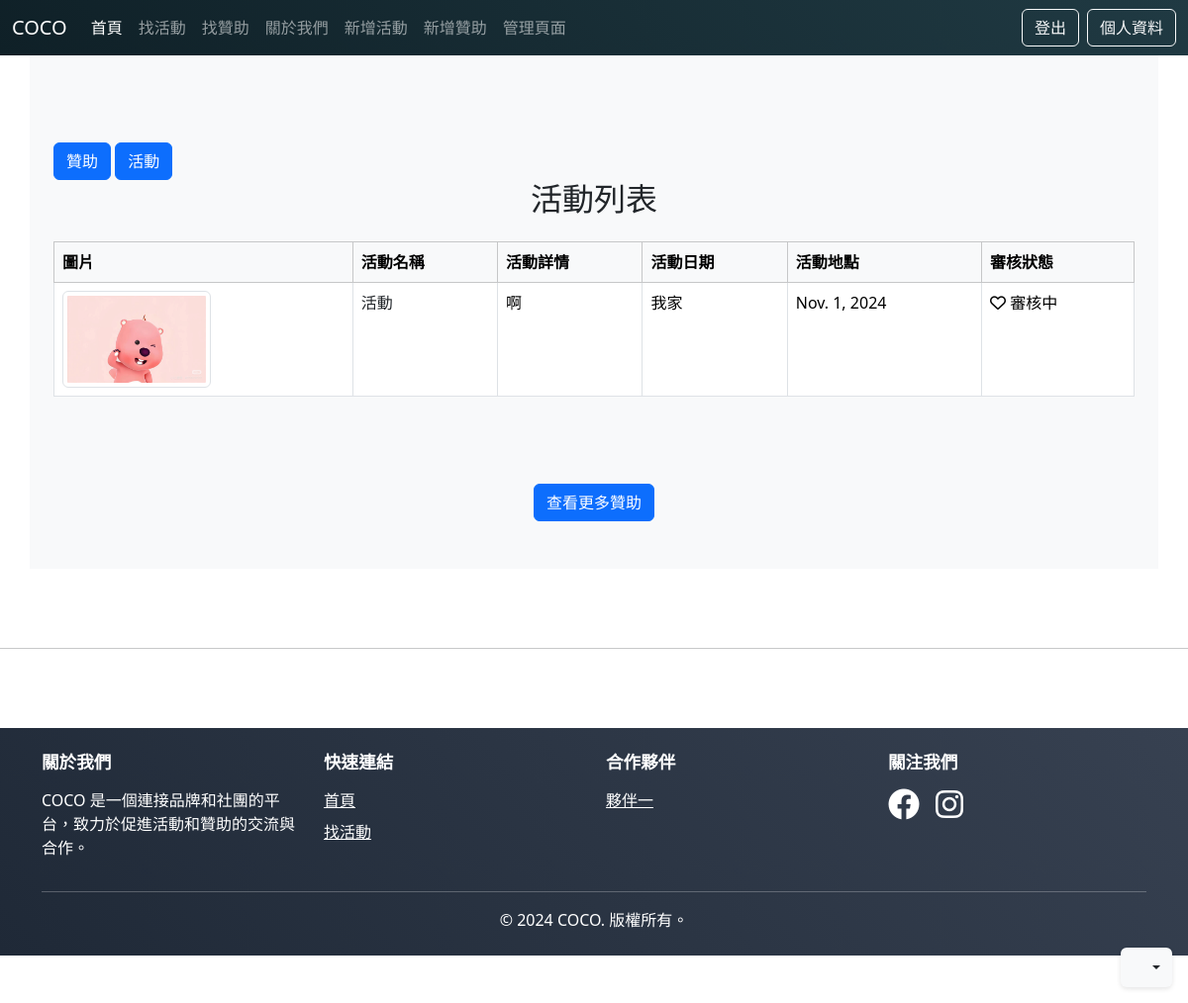
/check_activity/ (signed in), run on an earlier commit of the app's database.
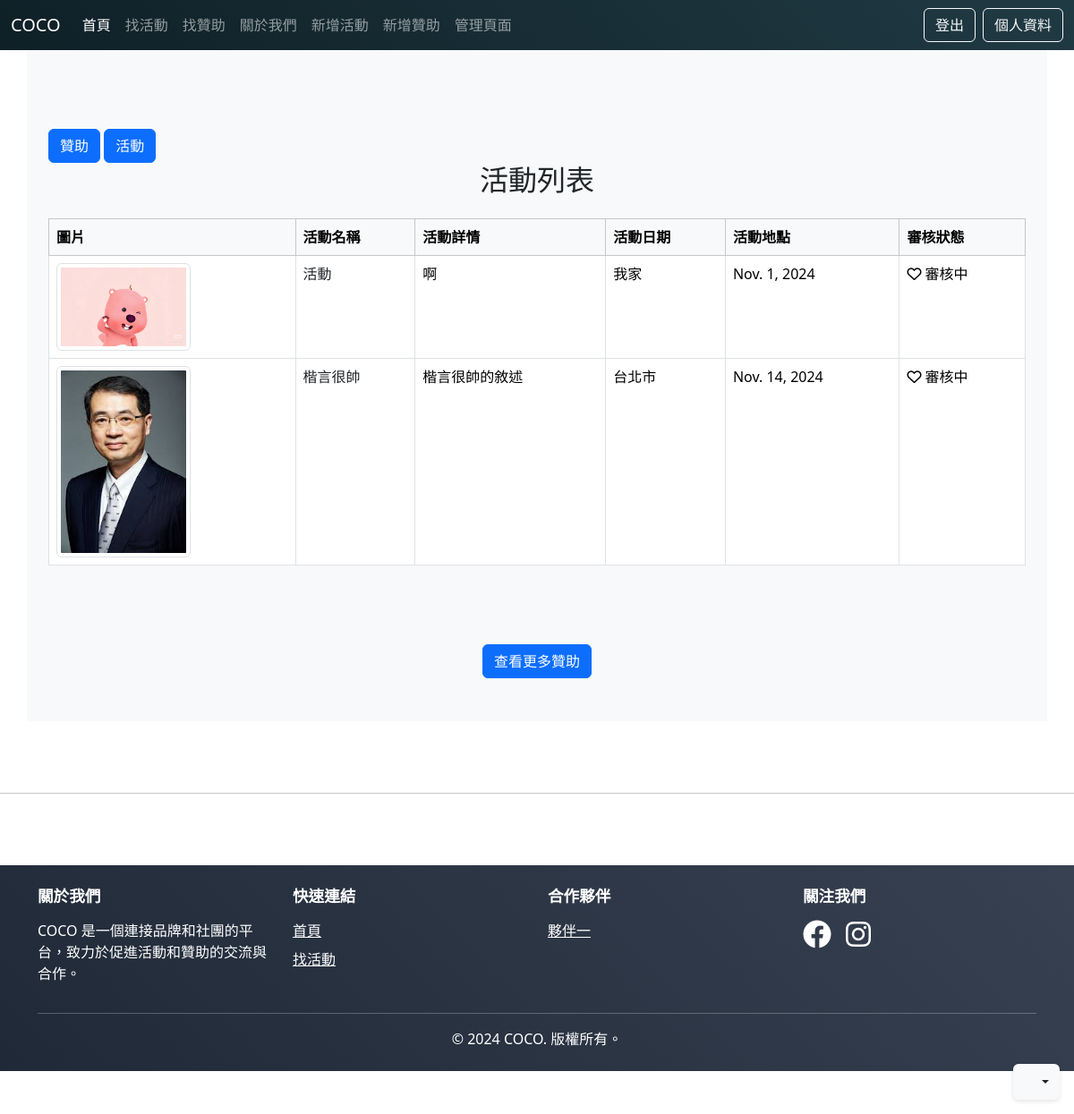
And on a later commit of the database.
### events/models.py (models this page shows, shortened)
class Activitynew(models.Model):
    title = models.CharField(max_length=200)           # 活動名稱
    description = models.TextField()                   # 活動描述
    location = models.CharField(max_length=100)        # 活動地點
    date = models.DateField()                          # 活動日期
    image = models.ImageField(upload_to='activitynew_images/', blank=True, null=True)  # 活動圖片
    is_favorited = models.BooleanField(default=False)  # 收藏狀態
    check_status = models.BooleanField(default=False) # 審核狀態

### events/views.py (the view)
# urls.py: path('check_activity/',views.check_activity, name = 'check_activity'),
@login_required
def check_activity(request) :
    if request.user.is_staff:
        activities = Activitynew.objects.all()
        sponsorships = Sponsorshipnew.objects.all()
        context = {
            'activities': activities,
            'sponsorships': sponsorships
        }
        sponsorships = Sponsorshipnew.objects.all().order_by('-date_posted')
        return render(request, 'events/check_activity.html', context)
    else:
        return redirect('event_list')

### events/templates/events/check_activity.html (shortened to what this page needs)
{% extends 'base.html' %}
{% load static %}
{% block content %}
{% if user.is_staff %}
<div class="container marketing py-5 bg-light fade-in-up">
  <div class="container marketing py-5 fade-in-up">
    <a href="{% url 'check_sponsorship' %}" class="btn btn-primary">贊助</a>
    <a href="{% url 'check_activity' %}" class="btn btn-primary">活動</a>
    <h2 class="text-center mb-4">活動列表</h2>
    <div class="table-responsive">
      <table class="table table-bordered table-hover animate-card">
        <thead class="table-light">
          <tr>
            <th scope="col">圖片</th>
            <th scope="col">活動名稱</th>
            <th scope="col">活動詳情</th>
            <th scope="col">活動日期</th>
            <th scope="col">活動地點</th>
            <th scope="col">審核狀態</th>
          </tr>
        </thead>
        <tbody>
          {% for activity in activities %}
            <tr>
              <td><img src="{{ activity.image.url }}" class="img-thumbnail" alt="{{ activity.title }}" style="max-width: 150px;"></td>
              <td>
                <a href="{% url 'activity_detail' activity.id %}" class="text-decoration-none text-dark">{{ activity.title }}</a>
              </td>
              <td>{{ activity.description }}</td>
              <td>{{ activity.location }}</td>
              <td>{{ activity.date }}</td>
              <td>
                {% if activity.check_status %}<i class="fas fa-heart"></i> 審核完成{% else %}<i class="far fa-heart"></i> 審核中{% endif %}
              </td>
            </tr>
          {% endfor %}
        </tbody>
      </table>
    </div>
  </div>
  <div class="text-center mt-4">
    <a href="#" class="btn btn-primary animate-button">查看更多贊助</a>
  </div>
</div>
<hr class="featurette-divider">
{% else %}
<h2>Please Login First</h2>
{% endif %}
{% endblock %}

What changed in the data, as far as the page shows it:
added Activitynew: image (picture), title "楷言很帥", description "楷言很帥的敘述", location "台北市", date "Nov. 14, 2024", check_status False (drawn)
